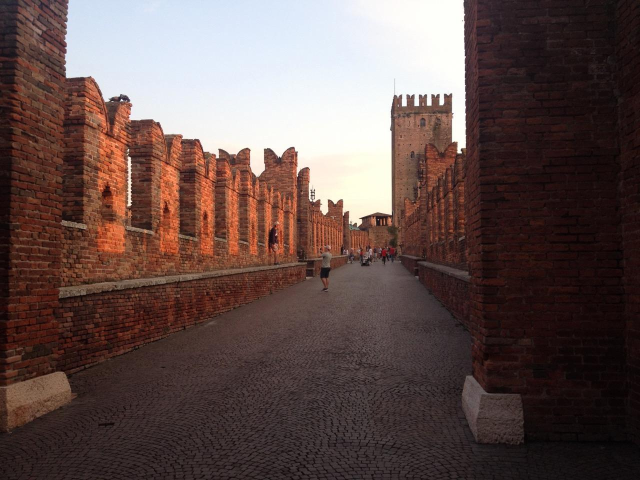
#> input picture 1_image_enhancement/data/verona_color.jpg, 1280 x 960 px (shown at 1/2 size)
$ jupyter execute --allow-errors 2b_sharpening.ipynb
#> lines starting #> are read from the running program, lines starting #| are printed output that depends on the picture
#> further down, img is the input picture: shape (960, 1280, 3); mean B, G, R 76.1, 79.4, 98.6
### 1_image_enhancement/lib/denoising_sharpening.py
import cv2
import numpy as np
from .utils import lightness_only


def build_mean_kernel(size):
    return np.ones((size, size))/(size**2)


def apply_mean_kernel(img, size):
    kernel = build_mean_kernel(size)
    return cv2.filter2D(img, -1, kernel)


def build_gaussian_kernel(size):
    k1 = cv2.getGaussianKernel(size, sigma=0)
    return np.dot(k1, k1.T)


def apply_gaussian_kernel(img, size):
    return cv2.GaussianBlur(img, (size, size), 0)


def build_laplacian_kernel():
    return np.array([
        [-1, -1, -1],
        [-1, 8, -1],
        [-1, -1, -1],
    ])


def apply_laplacian_kernel(img):
    kernel = build_laplacian_kernel()
    return cv2.filter2D(img, -1, kernel)
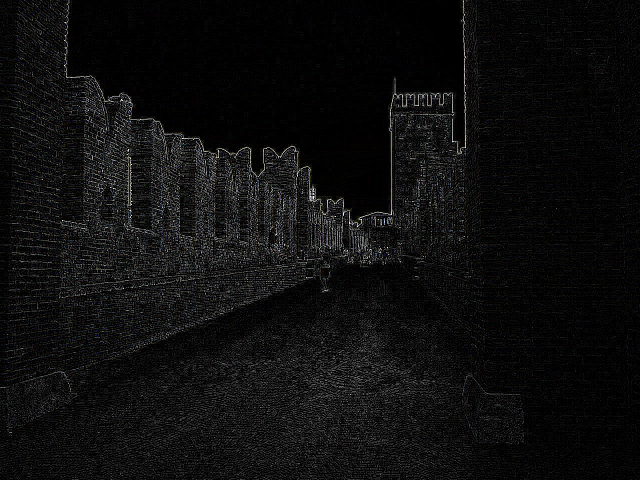
#> returned value: shape (960, 1280, 3) (shown at 1/2 size); mean of channels 0, 1, 2 14.2, 14.1, 14.1; drawn as B, G, R


def build_sharpening_kernel():
    return np.array([
        [-1, -1, -1],
        [-1, 9, -1],
        [-1, -1, -1],
    ])


def apply_sharpening_kernel(img):
    kernel = build_sharpening_kernel()
    return cv2.filter2D(img, -1, kernel)
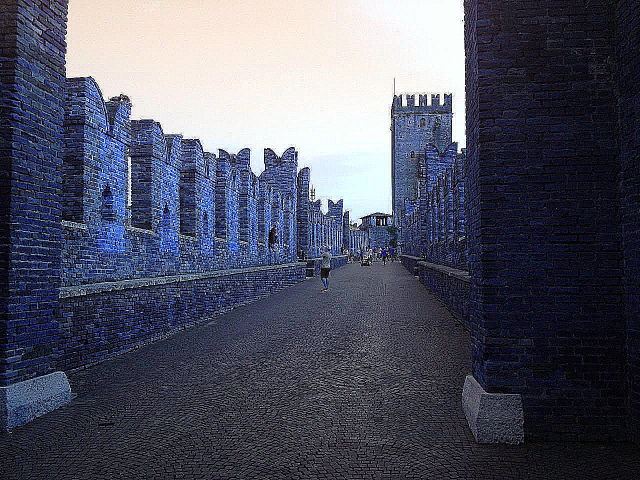
#> returned value: shape (960, 1280, 3) (shown at 1/2 size); mean of channels 0, 1, 2 99.7, 83.9, 81.7; drawn as B, G, R


def apply_median_kernel(img, size):
    return cv2.medianBlur(img, size)


def apply_unsharp_mask(img, size):
#> called with size = 9
    smoothed_img = cv2.GaussianBlur(img, (size, size), 0)
    return cv2.addWeighted(img, 2.0, smoothed_img, -1.0, 0)
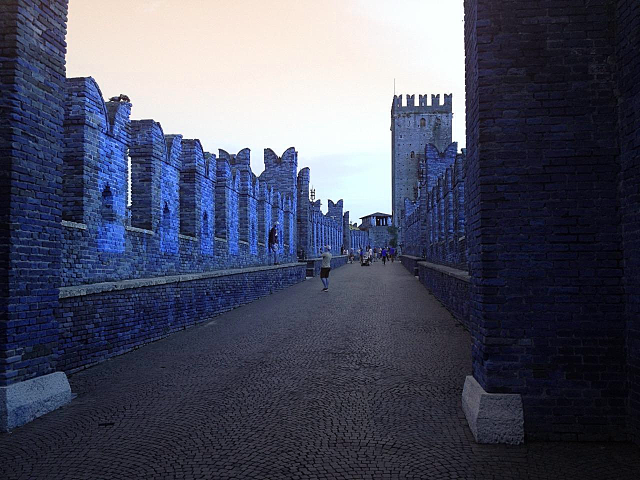
#> returned value: shape (960, 1280, 3) (shown at 1/2 size); mean of channels 0, 1, 2 98.4, 79.4, 76.3; drawn as B, G, R
#> the sliders are set to img_file = data/verona_color.jpg, filter_size = 3, noise = Salt and pepper, noise_amount = 0.01, crop_x0 = 782, crop_y0 = 186, crop_size = 100


# [27 lines left out: functions apply_DoG, add_gaussian_noise, add_salt_pepper_noise, not called in this run]

### 1_image_enhancement/lib/widgets.py
import cv2
from ipywidgets import interact, widgets


from .plots import (
    plot_img_repr,
    plot_linear_contrast_enhance,
    plot_gamma_correct,
    plot_hist_equalize,
    plot_clahe,
    plot_mean_kernel,
    plot_gaussian_kernel,
    plot_median_kernel,
    plot_laplacian_kernel,
    plot_sharpening_kernel,
    plot_multi_filter,
    plot_unsharp_mask,
    plot_DoG,
    plot_multi_sharpening,
)

from .denoising_sharpening import (
    add_salt_pepper_noise,
    add_gaussian_noise,
)


DEFAULT_IMGS = ['data/verona_color.jpg', 'data/verona_gray.jpg']


def read_and_convert_img(img_file):
    img = cv2.imread(img_file, cv2.IMREAD_UNCHANGED)

    if len(img.shape) == 3:
        img = cv2.cvtColor(img, cv2.COLOR_BGR2RGB)

    return img


# [5 lines left out: function build_plot_wrapper, not called in this run]


def build_plot_wrapper_with_crop(
    func, crop_x_slider, crop_y_slider,
    crop_size_slider
):
    def plot_wrapper(img_file, *args, **kwargs):
#> called with img_file = 'data/verona_color.jpg'
        img = read_and_convert_img(img_file)

        height, width = img.shape[:2]
#> height = 960; width = 1280
        crop_x_slider.min = 0
        crop_y_slider.min = 0
        crop_x_slider.max = width
#> crop_x_slider.max = 1280
        crop_y_slider.max = height
#> crop_y_slider.max = 960
        crop_size_slider.max = min(height, width, crop_size_slider.max)

        func(img, *args, **kwargs)

    return plot_wrapper


def interact_with_crop(func, x0_value=0, y0_value=0,
                       size_value=10,
                       size_max=100,
                       *args, **kwargs):
    crop_x_slider = widgets.IntSlider(min=0, max=x0_value, value=x0_value, continuous_update=False)
    crop_y_slider = widgets.IntSlider(min=0, max=y0_value, value=y0_value, continuous_update=False)
    crop_size_slider = widgets.IntSlider(min=1, max=size_max, value=size_value, continuous_update=False)

    interact(
        build_plot_wrapper_with_crop(
            func, crop_x_slider, crop_y_slider,
            crop_size_slider
        ),
        *args,
        **kwargs,
        crop_x0=crop_x_slider,
        crop_y0=crop_y_slider,
        crop_size=crop_size_slider,
    )


# [192 lines left out: functions interact_img_repr, interact_linear_contrast_enhance, interact_gamma_correct, interact_hist_equalize, interact_clahe, interact_mean_kernel and 7 more, not called in this run]


def interact_sharpening_with_noise(
    img_files=DEFAULT_IMGS,
):
    size_slider = widgets.IntSlider(min=3, max=51, value=3, step=2, continuous_update=False)
    noise_amount_slider = widgets.FloatSlider(min=0, max=1, step=0.01, value=0.01, continuous_update=False)

    # [13 lines left out: function plot_multi_sharpening_wrapper, not called in this run]

    interact_with_crop(
        plot_multi_sharpening_wrapper,
        img_file=img_files,
        filter_size=size_slider,
        noise=['Salt and pepper', 'Gaussian'],
        noise_amount=noise_amount_slider,
        x0_value=782,
        y0_value=186,
        size_value=100,
        size_max=500,
    )

### 1_image_enhancement/2b_sharpening.ipynb
[cell 1]
from lib.widgets import (
    interact_laplacian_kernel,
    interact_sharpening_kernel,
    interact_unsharp_mask,
    interact_DoG,
    interact_sharpening_with_noise,
)
from lib.denoising_sharpening import (
    apply_laplacian_kernel,
    apply_sharpening_kernel,
    apply_unsharp_mask,
    apply_DoG,
)
import cv2
import matplotlib.pyplot as plt

[cell 2]
img = cv2.imread('data/verona_color.jpg')
img = cv2.cvtColor(img, cv2.COLOR_BGR2RGB)
plt.imshow(img)

# Laplacian

Highlights edges

[cell 3]
new_img = apply_laplacian_kernel(img)
plt.imshow(new_img)

# Sharpening filter

[cell 4]
new_img = apply_sharpening_kernel(img)
plt.imshow(new_img)

# Unsharp mask

[cell 5]
new_img = apply_unsharp_mask(img, size=9)
plt.imshow(new_img)

# Sharpening comparison

#> (a cell that did not finish here is left out)

$ run again, with 1_image_enhancement/data/butterfly_LR.png saved as 1_image_enhancement/data/verona_color.jpg
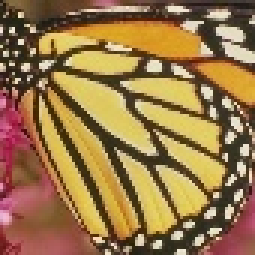
#> input picture 1_image_enhancement/data/butterfly_LR.png, 85 x 85 px (shown 3 times larger)
#> img is the input picture: shape (85, 85, 3); mean B, G, R 72.7, 119.1, 152.8
#> in apply_unsharp_mask, `smoothed_img = cv2.GaussianBlur(img, (size, size), 0)`:
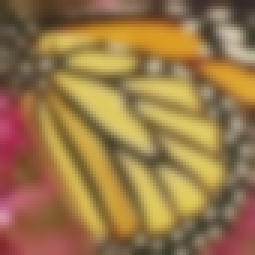
#> smoothed_img: shape (85, 85, 3) (shown 3 times larger); mean R, G, B 152.8, 119.1, 72.6
#> in apply_unsharp_mask, `return cv2.addWeighted(img, 2.0, smoothed_img, -1.0, 0)`:
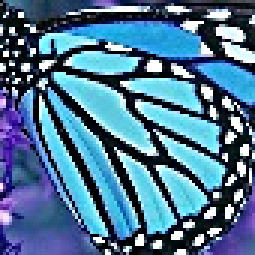
#> returned value: shape (85, 85, 3) (shown 3 times larger); mean of channels 0, 1, 2 147.5, 117.6, 76.8; drawn as B, G, R
